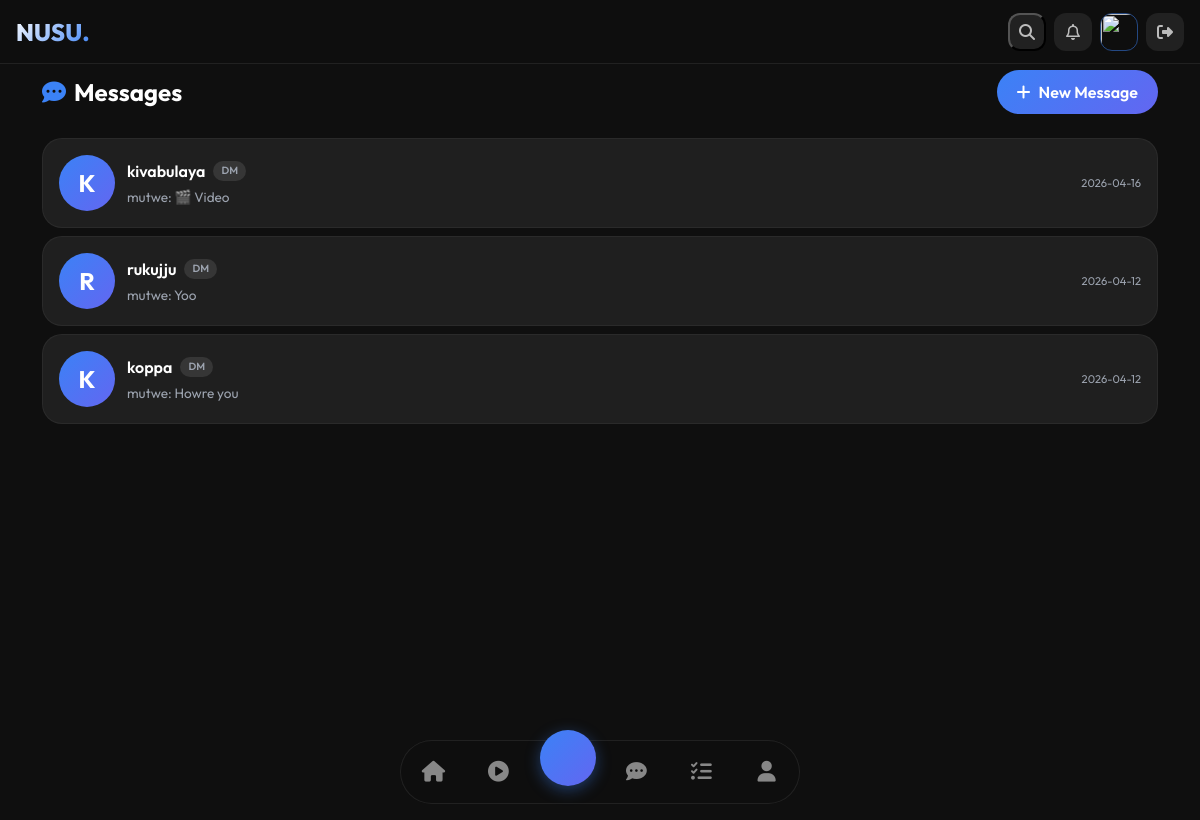
The app's page /chat/ (signed in) with its own data.
### users/models.py (models this page shows, shortened)
class UserProfile(models.Model):
    user = models.OneToOneField(CustomUser, on_delete=models.CASCADE, related_name='userprofile')
    profile_picture = CloudinaryField(
        'profile_picture',
        default='nusu/defaults/default_profile',
        folder='nusu/profiles/',
        transformation={
            'quality': 'auto',
            'fetch_format': 'auto',
            'crop': 'thumb',
            'width': 300,
            'height': 300,
            'gravity': 'face'
        }
    )
    cover_photo = CloudinaryField(
        'cover_photo',
        default='nusu/defaults/default_cover',
        folder='nusu/covers/',
        transformation={
            'quality': 'auto',
            'fetch_format': 'auto',
            'crop': 'fill',
            'width': 1500,
            'height': 500
        }
    )
    bio = models.TextField(blank=True, max_length=500)
    display_name = models.CharField(max_length=50, null=True, blank=True)
    GENDER_CHOICES = [
        ('M', 'Male'),
        ('F', 'Female'),
        ('N', 'Prefer not to say')
    ]
    gender = models.CharField(max_length=12, choices=GENDER_CHOICES, blank=True)
    birthday = models.DateField(null=True, blank=True)
    work = models.CharField(max_length=100, blank=True)
    phone_number = models.CharField(max_length=20, blank=True)
    location = models.CharField(max_length=100, blank=True)
    show_birthday = models.BooleanField(default=False)
    show_phone = models.BooleanField(default=False)
    show_email = models.BooleanField(default=False)
    token_balance = models.DecimalField(max_digits=12, decimal_places=2, default=0)
    ugx_balance = models.DecimalField(max_digits=12, decimal_places=2, default=0)
    followers = models.ManyToManyField('self', symmetrical=False, blank=True, related_name='following')
    verified = models.BooleanField(default=False)
    created_at = models.DateTimeField(auto_now_add=True,null=True)
    updated_at = models.DateTimeField(auto_now=True,null=True)

class CustomUser(AbstractUser):
    is_agent = models.BooleanField(default=False)
    is_verified = models.BooleanField(default=False)
    email = models.EmailField(null=True, unique=True)
    referred_by = models.ForeignKey(
        'self',
        on_delete=models.SET_NULL,
        null=True,
        blank=True,
        related_name='referrals'
    )

### chat/models.py (models this page shows, shortened)
class Chat(models.Model):
    CHAT_TYPES = [
        ('dm', 'Direct Message'),
        ('group', 'Group Chat'),
    ]
    chat_type = models.CharField(max_length=10, choices=CHAT_TYPES, default='dm')
    name = models.CharField(max_length=200, blank=True, null=True)
    created_by = models.ForeignKey(CustomUser, on_delete=models.CASCADE, related_name='created_chats')
    participants = models.ManyToManyField(CustomUser, related_name='chats')
    admins = models.ManyToManyField(CustomUser, related_name='admin_chats', blank=True)
    created_at = models.DateTimeField(auto_now_add=True)
    updated_at = models.DateTimeField(auto_now=True)
    is_active = models.BooleanField(default=True)
    last_message = models.TextField(blank=True, null=True)
    last_message_time = models.DateTimeField(null=True, blank=True)
    last_message_sender = models.ForeignKey(CustomUser, on_delete=models.SET_NULL, null=True, blank=True, related_name='last_message_in_chat')
    class Meta:
        indexes = [
            models.Index(fields=['updated_at']),
            models.Index(fields=['chat_type']),
        ]
    def get_display_name(self, user):
        if self.name:
            return self.name
        if self.chat_type == 'dm':
            other = self.participants.exclude(id=user.id).first()
            if other:
                return other.userprofile.display_name or other.username
        return "Group Chat"

class ChatMessage(models.Model):
    MESSAGE_TYPES = [
        ('text', 'Text'),
        ('voice', 'Voice Note'),
        ('image', 'Image'),
        ('video', 'Video'),  # NEW
        ('system', 'System Message'),
    ]
    chat = models.ForeignKey(Chat, on_delete=models.CASCADE, related_name='messages')
    sender = models.ForeignKey(CustomUser, on_delete=models.CASCADE, related_name='sent_messages')
    message_type = models.CharField(max_length=10, choices=MESSAGE_TYPES, default='text')
    content = models.TextField(blank=True)
    voice_note = CloudinaryField(
        'voice_note',
        blank=True,
        null=True,
        resource_type='video',
        folder='chat/voice_notes/'
    )
    voice_duration = models.IntegerField(null=True, blank=True)
    image = CloudinaryField(
        'image',
        blank=True,
        null=True,
        resource_type='image',
        folder='chat/images/'
    )
    video = CloudinaryField(
        'video',
        blank=True,
        null=True,
        resource_type='video',
        folder='chat/videos/'
    )
    video_duration = models.FloatField(null=True, blank=True)
    video_thumbnail = models.CharField(max_length=500, blank=True, null=True)  # Store thumbnail URL
    read_by = models.ManyToManyField(CustomUser, related_name='read_messages', blank=True)
    created_at = models.DateTimeField(auto_now_add=True)
    is_deleted = models.BooleanField(default=False)
    class Meta:
        indexes = [
            models.Index(fields=['chat', '-created_at']),
            models.Index(fields=['sender', '-created_at']),
        ]

### chat/views.py (the view)
# urls.py: path('', views.chat_list, name='chat_list'),
@login_required
def chat_list(request):
    chats = Chat.objects.filter(
        participants=request.user,
        is_active=True
    ).order_by('-updated_at')
    chats_data = []
    for chat in chats:
        unread = chat.messages.filter(
            ~Q(read_by=request.user),
            ~Q(sender=request.user),
            is_deleted=False
        ).count()
        last_message = chat.messages.filter(is_deleted=False).last()
        last_message_preview = None
        if last_message:
            if last_message.message_type == 'text':
                last_message_preview = last_message.content[:40]
            elif last_message.message_type == 'image':
                last_message_preview = "📷 Image"
            elif last_message.message_type == 'video':
                last_message_preview = "🎬 Video"
            elif last_message.message_type == 'voice':
                last_message_preview = "🎙️ Voice note"
        chats_data.append({
            'id': chat.id,
            'name': chat.get_display_name(request.user),
            'avatar': None,
            'chat_type': chat.chat_type,
            'unread_count': unread,
            'last_message': {
                'sender': last_message.sender.username if last_message else None,
                'content': last_message_preview,
                'time': last_message.created_at.isoformat() if last_message else None,
            } if last_message else None,
        })
    return render(request, 'chat/chat_list.html', {'chats': chats_data})

### users/context_processors.py (called while the page is built)
def referral_info(request):
    if request.user.is_authenticated:
        return {
            'referral_code': request.user.username,
            'referrals_count': request.user.referrals.count(),
        }
    return {}

### templates/chat/chat_list.html (shortened to what this page needs)
{% extends 'base.html' %}
{% load static %}
{% block content %}
<div class="chat-container container">
    <div class="chat-header">
        <h2><i class="fas fa-comment-dots me-2" style="color: var(--blue);"></i>Messages</h2>
        <button class="new-chat-btn" data-bs-toggle="modal" data-bs-target="#newChatModal">
            <i class="fas fa-plus"></i> New Message
        </button>
    </div>
    <div id="chatListContainer" class="chat-list">
        {% if chats %}
            {% for chat in chats %}
            <div class="chat-card" onclick="window.location.href='/chat/{{ chat.id }}/'">
                <div class="chat-avatar">
                    {% if chat.avatar %}
                        <img src="{{ chat.avatar }}" alt="{{ chat.name }}">
                    {% else %}
                        <span>{{ chat.name|first|upper }}</span>
                    {% endif %}
                </div>
                <div class="chat-info">
                    <div class="chat-name">
                        {{ chat.name }}
                        <span class="chat-type-badge">{{ chat.chat_type|upper }}</span>
                    </div>
                    <div class="chat-last-message">
                        {% if chat.last_message %}
                            {{ chat.last_message.sender }}: {{ chat.last_message.content|truncatechars:40 }}
                        {% else %}
                            No messages yet
                        {% endif %}
                    </div>
                </div>
                <div class="chat-time">
                    {% if chat.last_message %}
                        {{ chat.last_message.time|slice:"0:10" }}
                    {% endif %}
                </div>
            </div>
            {% endfor %}
        {% endif %}
    </div>
</div>
{% endblock %}

### templates/base.html (style rules this page uses)
* { margin: 0; padding: 0; box-sizing: border-box; }
:root { --blue: #3b82f6; --blue-dark: #2563eb; --indigo: #6366f1; --dark: #0f0f0f; --darker: #0a0a0a; --gray: #1f1f1f; --text-dim: #9ca3af; }
body { font-family: 'Outfit', sans-serif; background: var(--dark); color: white; overflow-x: hidden; }

### templates/chat/chat_list.html (style rules this page uses)
.chat-container { min-height: calc(100vh - 140px); }
.chat-header { display: flex; justify-content: space-between; align-items: center; margin-bottom: 24px; flex-wrap: wrap; gap: 12px; }
.chat-header h2 { font-size: 1.5rem; font-weight: 700; margin: 0; }
.new-chat-btn { background: linear-gradient(135deg, var(--blue), var(--indigo)); border: none; padding: 10px 20px; border-radius: 30px; color: white; font-weight: 600; display: flex; align-items: center; gap: 8px; transition: transform 0.2s; }
.chat-list { display: flex; flex-direction: column; gap: 8px; }
.chat-card { background: var(--gray); border-radius: 20px; padding: 16px; cursor: pointer; transition: all 0.2s; border: 1px solid rgba(255,255,255,0.05); display: flex; align-items: center; gap: 12px; }
.chat-avatar { width: 56px; height: 56px; border-radius: 50%; background: linear-gradient(135deg, var(--blue), var(--indigo)); display: flex; align-items: center; justify-content: center; font-size: 1.5rem; font-weight: bold; color: white; flex-shrink: 0; overflow: hidden; }
.chat-info { flex: 1; min-width: 0; }
.chat-name { font-weight: 600; margin-bottom: 4px; display: flex; align-items: center; gap: 8px; flex-wrap: wrap; }
.chat-type-badge { font-size: 0.65rem; padding: 2px 8px; border-radius: 12px; background: rgba(255,255,255,0.1); color: var(--text-dim); }
.chat-last-message { font-size: 0.85rem; color: var(--text-dim); white-space: nowrap; overflow: hidden; text-overflow: ellipsis; }
.chat-time { font-size: 0.7rem; color: var(--text-dim); text-align: right; flex-shrink: 0; }

### records on screen
UserProfile: name|first "K", name "kivabulaya"
Chat: chat_type "DM"
CustomUser: last_message.sender "mutwe" "mutwe" "mutwe"
UserProfile: name|first "R", name "rukujju"
Chat: chat_type "DM"
ChatMessage: last_message.content "Yoo"
UserProfile: name|first "K", name "koppa"
Chat: chat_type "DM"
ChatMessage: last_message.content "Howre you"

### other values on screen
{{ chat.last_message.content|truncatechars:40 }} "🎬 Video"
{{ chat.last_message.time|slice:"0:10" }} "2026-04-16" "2026-04-12" "2026-04-12"
